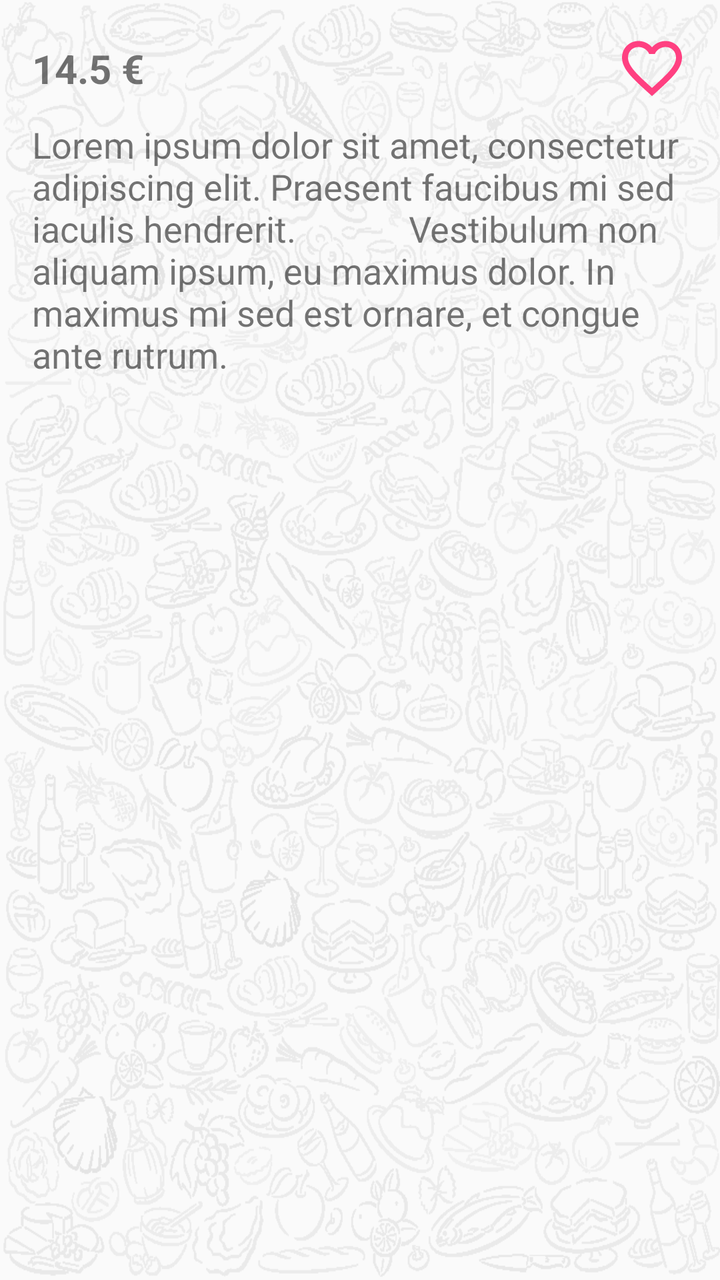
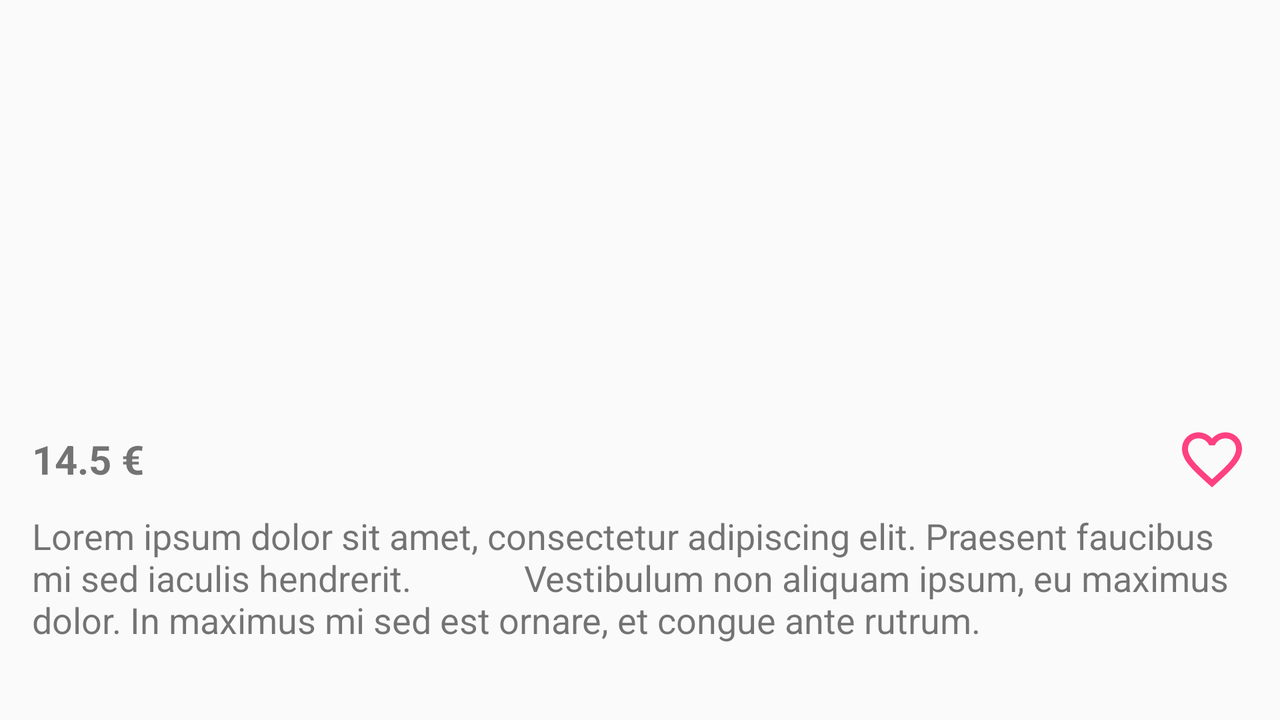

An Android layout and its configuration variant, each rendered on a device that would load it. The default file and the variant file are quoted in full after the pictures.
<!-- AndroidManifest.xml: application theme AppTheme -->
<!-- res/layout/dish_description_fragment.xml -->
<?xml version="1.0" encoding="utf-8"?>
<android.support.constraint.ConstraintLayout xmlns:android="http://schemas.android.com/apk/res/android"
    xmlns:app="http://schemas.android.com/apk/res-auto"
    xmlns:tools="http://schemas.android.com/tools"
    android:layout_width="match_parent"
    android:layout_height="match_parent"
    android:orientation="vertical">


    <ImageView
        android:alpha="0.1"
        android:layout_width="0dp"
        android:layout_height="0dp"
        android:background="@drawable/app_bg"
        app:layout_constraintTop_toTopOf="parent"
        app:layout_constraintRight_toRightOf="parent"
        app:layout_constraintBottom_toBottomOf="parent"
        app:layout_constraintLeft_toLeftOf="parent"
        android:contentDescription="@string/content_description_background"/>


    <TextView
        android:id="@+id/food_price"
        android:layout_width="wrap_content"
        android:layout_height="wrap_content"
        android:layout_marginStart="@dimen/dish_description_price_margin_start"
        android:textSize="@dimen/dish_description_price_text_size"
        android:textStyle="bold"
        app:layout_constraintBottom_toBottomOf="@+id/favourite_food"
        app:layout_constraintStart_toStartOf="parent"
        app:layout_constraintTop_toTopOf="@+id/favourite_food"
        tools:text="14.5 €" />

    <TextView
        android:id="@+id/dish_description_tv"
        android:layout_width="match_parent"
        android:layout_height="wrap_content"
        android:layout_marginEnd="@dimen/dish_description_margin_end"
        android:layout_marginStart="@dimen/dish_description_margin_start"
        android:layout_marginTop="8dp"
        android:focusableInTouchMode="true"
        android:textSize="@dimen/dish_description_text_size"
        app:layout_constraintEnd_toEndOf="parent"
        app:layout_constraintStart_toStartOf="parent"
        app:layout_constraintTop_toBottomOf="@+id/favourite_food"
        tools:text="Lorem ipsum dolor sit amet, consectetur adipiscing elit. Praesent faucibus mi sed iaculis hendrerit.
            Vestibulum non aliquam ipsum, eu maximus dolor. In maximus mi sed est ornare, et congue ante rutrum." />

    <android.support.v7.widget.RecyclerView
        android:id="@+id/ingredients_list"
        android:layout_width="match_parent"
        android:layout_height="wrap_content"
        android:layout_marginBottom="@dimen/dish_description_ingredients_margin_top_bottom"
        android:layout_marginEnd="@dimen/dish_description_ingredients_margin_end"
        android:layout_marginStart="@dimen/dish_description_ingredients_margin_start"
        android:layout_marginTop="@dimen/dish_description_ingredients_margin_top_bottom"
        app:layout_constraintEnd_toEndOf="parent"
        app:layout_constraintStart_toStartOf="parent"
        app:layout_constraintTop_toBottomOf="@+id/dish_description_tv" />

    <ImageView
        android:id="@+id/favourite_food"
        android:layout_width="@dimen/dish_description_favourite_size"
        android:layout_height="@dimen/dish_description_favourite_size"
        android:layout_marginEnd="@dimen/dish_description_favourite_margin_end"
        android:layout_marginTop="@dimen/dish_description_favourite_margin_start"
        android:contentDescription="@string/content_description_add_to_favourite"
        app:layout_constraintEnd_toEndOf="parent"
        app:layout_constraintTop_toTopOf="parent"
        app:srcCompat="@drawable/ic_favorite_empty"
        android:tint="@color/colorAccent" />


</android.support.constraint.ConstraintLayout>
<!-- resources referenced by this layout -->
<resources>
  <color name="colorAccent">#FFFF4081</color>
  <dimen name="dish_description_favourite_margin_end">16dp</dimen>
  <dimen name="dish_description_favourite_margin_start">16dp</dimen>
  <dimen name="dish_description_favourite_size">36dp</dimen>
  <dimen name="dish_description_ingredients_margin_end">16dp</dimen>
  <dimen name="dish_description_ingredients_margin_start">16dp</dimen>
  <dimen name="dish_description_ingredients_margin_top_bottom">16dp</dimen>
  <dimen name="dish_description_margin_end">16dp</dimen>
  <dimen name="dish_description_margin_start">16dp</dimen>
  <dimen name="dish_description_price_margin_start">16dp</dimen>
  <dimen name="dish_description_price_text_size">20sp</dimen>
  <dimen name="dish_description_text_size">18sp</dimen>
  <!-- drawable app_bg: png bitmap (drawable, 160096 bytes) -->
  <!-- drawable ic_favorite_empty (drawable) -->
  <vector xmlns:android="http://schemas.android.com/apk/res/android"
          android:width="24dp"
          android:height="24dp"
          android:viewportWidth="24.0"
          android:viewportHeight="24.0">
      <path
          android:name="favourite_empty"
          android:fillColor="#FF000000"
          android:pathData="M16.5,3c-1.74,0 -3.41,0.81 -4.5,2.09C10.91,3.81 9.24,3 7.5,3 4.42,3 2,5.42 2,8.5c0,3.78 3.4,6.86 8.55,11.54L12,21.35l1.45,-1.32C18.6,15.36 22,12.28 22,8.5 22,5.42 19.58,3 16.5,3zM12.1,18.55l-0.1,0.1 -0.1,-0.1C7.14,14.24 4,11.39 4,8.5 4,6.5 5.5,5 7.5,5c1.54,0 3.04,0.99 3.57,2.36h1.87C13.46,5.99 14.96,5 16.5,5c2,0 3.5,1.5 3.5,3.5 0,2.89 -3.14,5.74 -7.9,10.05z"/>
  </vector>
  <string name="content_description_add_to_favourite">Add or remove this food from the favourites meals of this restaurant</string>
  <string name="content_description_background">Background app image</string>
  <style name="AppTheme" parent="Theme.AppCompat.Light.NoActionBar">
          
          <item name="colorPrimary">@color/colorPrimary</item>
          <item name="colorPrimaryDark">@color/colorPrimaryDark</item>
          <item name="colorAccent">@color/colorAccent</item>
      </style>
  <color name="colorPrimary">#8BC34A</color>
  <color name="colorPrimaryDark">#689F38</color>
</resources>
<!-- res/layout-land/dish_description_fragment.xml (the repository's variant of the layout above) -->
<!-- drawn on the phone turned sideways -->
<?xml version="1.0" encoding="utf-8"?>
<android.support.constraint.ConstraintLayout xmlns:android="http://schemas.android.com/apk/res/android"
    xmlns:app="http://schemas.android.com/apk/res-auto"
    xmlns:tools="http://schemas.android.com/tools"
    android:layout_width="match_parent"
    android:layout_height="match_parent"
    android:orientation="vertical"
    android:background="@color/transparent">

    <RelativeLayout
        android:id="@+id/dish_description_food_image_container"
        android:layout_width="match_parent"
        android:layout_height="200dp"
        app:layout_constraintLeft_toLeftOf="parent"
        app:layout_constraintTop_toTopOf="parent"
        app:layout_constraintRight_toRightOf="parent">


        <ImageView
            android:id="@+id/dish_description_meal_image"
            android:layout_width="match_parent"
            android:layout_height="@dimen/dish_description_image_height"
            android:scaleType="centerCrop"
            android:contentDescription="@string/content_description_dish_description"/>

        <de.hdodenhof.circleimageview.CircleImageView
            android:id="@+id/food_image_to_animate"
            android:layout_width="@dimen/login_maps_icons_margin_bottom"
            android:layout_height="@dimen/login_maps_icons_margin_bottom"
            android:layout_centerInParent="true"
            android:alpha="0"
            android:src="@drawable/ic_food"
            app:civ_border_width="2dp"
            app:civ_border_color="@color/colorAccent"/>

        <ProgressBar
            android:id="@+id/dish_details_pb"
            android:layout_width="@dimen/progress_bar_size"
            android:layout_height="@dimen/progress_bar_size"
            android:layout_centerInParent="true"
            android:visibility="gone"/>

    </RelativeLayout>

    <ImageView
        android:id="@+id/favourite_food"
        android:layout_width="@dimen/dish_description_favourite_size"
        android:layout_height="@dimen/dish_description_favourite_size"
        android:layout_marginEnd="@dimen/dish_description_favourite_margin_end"
        android:layout_marginTop="@dimen/dish_description_favourite_margin_start"
        android:contentDescription="@string/content_description_add_to_favourite"
        app:layout_constraintEnd_toEndOf="parent"
        app:layout_constraintTop_toBottomOf="@+id/dish_description_food_image_container"
        app:layout_constraintBottom_toBottomOf="@+id/food_price"
        app:srcCompat="@drawable/ic_favorite_empty"
        android:tint="@color/colorAccent"/>

    <TextView
        android:id="@+id/food_price"
        android:layout_width="wrap_content"
        android:layout_height="wrap_content"
        android:layout_marginStart="@dimen/dish_description_price_margin_start"
        android:textSize="@dimen/dish_description_price_text_size"
        android:textStyle="bold"
        android:layout_marginTop="@dimen/dish_description_price_margin_top"
        app:layout_constraintStart_toStartOf="parent"
        app:layout_constraintTop_toBottomOf="@+id/dish_description_food_image_container"
        tools:text="14.5 €" />

    <TextView
        android:id="@+id/dish_description_tv"
        android:layout_width="match_parent"
        android:layout_height="wrap_content"
        android:layout_marginEnd="@dimen/dish_description_margin_end"
        android:layout_marginStart="@dimen/dish_description_margin_start"
        android:layout_marginTop="8dp"
        android:focusableInTouchMode="true"
        android:textSize="@dimen/dish_description_text_size"
        app:layout_constraintEnd_toEndOf="parent"
        app:layout_constraintStart_toStartOf="parent"
        app:layout_constraintTop_toBottomOf="@+id/favourite_food"
        tools:text="Lorem ipsum dolor sit amet, consectetur adipiscing elit. Praesent faucibus mi sed iaculis hendrerit.
            Vestibulum non aliquam ipsum, eu maximus dolor. In maximus mi sed est ornare, et congue ante rutrum." />

    <android.support.v7.widget.RecyclerView
        android:id="@+id/ingredients_list"
        android:layout_width="match_parent"
        android:layout_height="wrap_content"
        android:layout_marginBottom="@dimen/dish_description_ingredients_margin_top_bottom"
        android:layout_marginEnd="@dimen/dish_description_ingredients_margin_end"
        android:layout_marginStart="@dimen/dish_description_ingredients_margin_start"
        android:layout_marginTop="@dimen/dish_description_ingredients_margin_top_bottom"
        app:layout_constraintEnd_toEndOf="parent"
        app:layout_constraintStart_toStartOf="parent"
        app:layout_constraintTop_toBottomOf="@+id/dish_description_tv" />
</android.support.constraint.ConstraintLayout>
<!-- resources referenced by the variant -->
<!-- as the phone turned sideways resolves them -->
<resources>
  <color name="colorAccent">#FFFF4081</color>
  <color name="transparent">#0000</color>
  <dimen name="dish_description_favourite_margin_end">16dp</dimen>
  <dimen name="dish_description_favourite_margin_start">16dp</dimen>
  <dimen name="dish_description_favourite_size">36dp</dimen>
  <!-- from res/values-land/ -->
  <dimen name="dish_description_image_height">300dp</dimen>
  <dimen name="dish_description_ingredients_margin_end">16dp</dimen>
  <dimen name="dish_description_ingredients_margin_start">16dp</dimen>
  <dimen name="dish_description_ingredients_margin_top_bottom">16dp</dimen>
  <dimen name="dish_description_margin_end">16dp</dimen>
  <dimen name="dish_description_margin_start">16dp</dimen>
  <dimen name="dish_description_price_margin_start">16dp</dimen>
  <dimen name="dish_description_price_margin_top">16dp</dimen>
  <dimen name="dish_description_price_text_size">20sp</dimen>
  <dimen name="dish_description_text_size">18sp</dimen>
  <dimen name="login_maps_icons_margin_bottom">56dp</dimen>
  <dimen name="progress_bar_size">48dp</dimen>
  <!-- drawable ic_favorite_empty (drawable) -->
  <vector xmlns:android="http://schemas.android.com/apk/res/android"
          android:width="24dp"
          android:height="24dp"
          android:viewportWidth="24.0"
          android:viewportHeight="24.0">
      <path
          android:name="favourite_empty"
          android:fillColor="#FF000000"
          android:pathData="M16.5,3c-1.74,0 -3.41,0.81 -4.5,2.09C10.91,3.81 9.24,3 7.5,3 4.42,3 2,5.42 2,8.5c0,3.78 3.4,6.86 8.55,11.54L12,21.35l1.45,-1.32C18.6,15.36 22,12.28 22,8.5 22,5.42 19.58,3 16.5,3zM12.1,18.55l-0.1,0.1 -0.1,-0.1C7.14,14.24 4,11.39 4,8.5 4,6.5 5.5,5 7.5,5c1.54,0 3.04,0.99 3.57,2.36h1.87C13.46,5.99 14.96,5 16.5,5c2,0 3.5,1.5 3.5,3.5 0,2.89 -3.14,5.74 -7.9,10.05z"/>
  </vector>
  <string name="content_description_add_to_favourite">Add or remove this food from the favourites meals of this restaurant</string>
  <string name="content_description_dish_description">Image of the slected food</string>
  <style name="AppTheme" parent="Theme.AppCompat.Light.NoActionBar">
          
          <item name="colorPrimary">@color/colorPrimary</item>
          <item name="colorPrimaryDark">@color/colorPrimaryDark</item>
          <item name="colorAccent">@color/colorAccent</item>
      </style>
  <color name="colorPrimary">#8BC34A</color>
  <color name="colorPrimaryDark">#689F38</color>
</resources>
